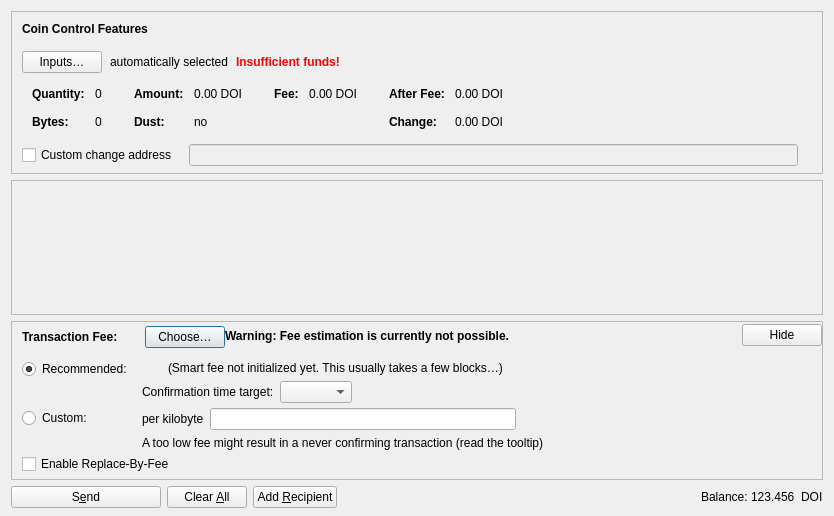
<?xml version="1.0" encoding="UTF-8"?>
<ui version="4.0">
 <class>SendCoinsDialog</class>
 <widget class="QDialog" name="SendCoinsDialog">
  <property name="geometry">
   <rect>
    <x>0</x>
    <y>0</y>
    <width>831</width>
    <height>516</height>
   </rect>
  </property>
  <property name="windowTitle">
   <string>Send Coins</string>
  </property>
  <layout class="QVBoxLayout" name="verticalLayout" stretch="0,1,0,0">
   <property name="bottomMargin">
    <number>8</number>
   </property>
   <item>
    <widget class="QFrame" name="frameCoinControl">
     <property name="sizePolicy">
      <sizepolicy hsizetype="Expanding" vsizetype="Expanding">
       <horstretch>0</horstretch>
       <verstretch>0</verstretch>
      </sizepolicy>
     </property>
     <property name="maximumSize">
      <size>
       <width>16777215</width>
       <height>16777215</height>
      </size>
     </property>
     <property name="frameShape">
      <enum>QFrame::StyledPanel</enum>
     </property>
     <property name="frameShadow">
      <enum>QFrame::Sunken</enum>
     </property>
     <layout class="QVBoxLayout" name="verticalLayoutCoinControl2">
      <property name="spacing">
       <number>0</number>
      </property>
      <property name="leftMargin">
       <number>0</number>
      </property>
      <property name="topMargin">
       <number>0</number>
      </property>
      <property name="rightMargin">
       <number>0</number>
      </property>
      <property name="bottomMargin">
       <number>6</number>
      </property>
      <item>
       <layout class="QVBoxLayout" name="verticalLayoutCoinControl" stretch="0,0,0,0,1">
        <property name="spacing">
         <number>0</number>
        </property>
        <property name="leftMargin">
         <number>10</number>
        </property>
        <property name="topMargin">
         <number>10</number>
        </property>
        <item>
         <layout class="QHBoxLayout" name="horizontalLayoutCoinControl1">
          <property name="bottomMargin">
           <number>15</number>
          </property>
          <item>
           <widget class="QLabel" name="labelCoinControlFeatures">
            <property name="sizePolicy">
             <sizepolicy hsizetype="Preferred" vsizetype="Maximum">
              <horstretch>0</horstretch>
              <verstretch>0</verstretch>
             </sizepolicy>
            </property>
            <property name="font">
             <font>
              <weight>75</weight>
              <bold>true</bold>
             </font>
            </property>
            <property name="styleSheet">
             <string notr="true">font-weight:bold;</string>
            </property>
            <property name="text">
             <string>Coin Control Features</string>
            </property>
           </widget>
          </item>
         </layout>
        </item>
        <item>
         <layout class="QHBoxLayout" name="horizontalLayoutCoinControl2" stretch="0,0,0,0">
          <property name="spacing">
           <number>8</number>
          </property>
          <property name="bottomMargin">
           <number>10</number>
          </property>
          <item>
           <widget class="QPushButton" name="pushButtonCoinControl">
            <property name="styleSheet">
             <string notr="true"/>
            </property>
            <property name="text">
             <string>Inputs…</string>
            </property>
            <property name="autoDefault">
             <bool>false</bool>
            </property>
           </widget>
          </item>
          <item>
           <widget class="QLabel" name="labelCoinControlAutomaticallySelected">
            <property name="text">
             <string>automatically selected</string>
            </property>
            <property name="margin">
             <number>5</number>
            </property>
           </widget>
          </item>
          <item>
           <widget class="QLabel" name="labelCoinControlInsuffFunds">
            <property name="font">
             <font>
              <weight>75</weight>
              <bold>true</bold>
             </font>
            </property>
            <property name="styleSheet">
             <string notr="true">color:red;font-weight:bold;</string>
            </property>
            <property name="text">
             <string>Insufficient funds!</string>
            </property>
            <property name="margin">
             <number>5</number>
            </property>
           </widget>
          </item>
          <item>
           <spacer name="horizontalSpacerCoinControl">
            <property name="orientation">
             <enum>Qt::Horizontal</enum>
            </property>
            <property name="sizeHint" stdset="0">
             <size>
              <width>40</width>
              <height>1</height>
             </size>
            </property>
           </spacer>
          </item>
         </layout>
        </item>
        <item>
         <widget class="QWidget" name="widgetCoinControl" native="true">
          <property name="sizePolicy">
           <sizepolicy hsizetype="Preferred" vsizetype="Preferred">
            <horstretch>0</horstretch>
            <verstretch>0</verstretch>
           </sizepolicy>
          </property>
          <property name="minimumSize">
           <size>
            <width>0</width>
            <height>0</height>
           </size>
          </property>
          <property name="styleSheet">
           <string notr="true"/>
          </property>
          <layout class="QHBoxLayout" name="horizontalLayoutCoinControl5">
           <property name="leftMargin">
            <number>0</number>
           </property>
           <property name="topMargin">
            <number>0</number>
           </property>
           <property name="rightMargin">
            <number>0</number>
           </property>
           <property name="bottomMargin">
            <number>0</number>
           </property>
           <item>
            <layout class="QHBoxLayout" name="horizontalLayoutCoinControl3" stretch="0,0,0,1">
             <property name="spacing">
              <number>20</number>
             </property>
             <property name="topMargin">
              <number>0</number>
             </property>
             <property name="bottomMargin">
              <number>10</number>
             </property>
             <item>
              <layout class="QFormLayout" name="formLayoutCoinControl1">
               <property name="horizontalSpacing">
                <number>10</number>
               </property>
               <property name="verticalSpacing">
                <number>14</number>
               </property>
               <property name="leftMargin">
                <number>10</number>
               </property>
               <property name="topMargin">
                <number>4</number>
               </property>
               <property name="rightMargin">
                <number>6</number>
               </property>
               <item row="0" column="0">
                <widget class="QLabel" name="labelCoinControlQuantityText">
                 <property name="font">
                  <font>
                   <weight>75</weight>
                   <bold>true</bold>
                  </font>
                 </property>
                 <property name="text">
                  <string>Quantity:</string>
                 </property>
                 <property name="margin">
                  <number>0</number>
                 </property>
                </widget>
               </item>
               <item row="0" column="1">
                <widget class="QLabel" name="labelCoinControlQuantity">
                 <property name="cursor">
                  <cursorShape>IBeamCursor</cursorShape>
                 </property>
                 <property name="contextMenuPolicy">
                  <enum>Qt::ActionsContextMenu</enum>
                 </property>
                 <property name="text">
                  <string notr="true">0</string>
                 </property>
                 <property name="margin">
                  <number>0</number>
                 </property>
                 <property name="textInteractionFlags">
                  <set>Qt::LinksAccessibleByMouse|Qt::TextSelectableByKeyboard|Qt::TextSelectableByMouse</set>
                 </property>
                </widget>
               </item>
               <item row="1" column="0">
                <widget class="QLabel" name="labelCoinControlBytesText">
                 <property name="font">
                  <font>
                   <weight>75</weight>
                   <bold>true</bold>
                  </font>
                 </property>
                 <property name="text">
                  <string>Bytes:</string>
                 </property>
                </widget>
               </item>
               <item row="1" column="1">
                <widget class="QLabel" name="labelCoinControlBytes">
                 <property name="cursor">
                  <cursorShape>IBeamCursor</cursorShape>
                 </property>
                 <property name="contextMenuPolicy">
                  <enum>Qt::ActionsContextMenu</enum>
                 </property>
                 <property name="text">
                  <string notr="true">0</string>
                 </property>
                 <property name="textInteractionFlags">
                  <set>Qt::LinksAccessibleByMouse|Qt::TextSelectableByKeyboard|Qt::TextSelectableByMouse</set>
                 </property>
                </widget>
               </item>
              </layout>
             </item>
             <item>
              <layout class="QFormLayout" name="formLayoutCoinControl2">
               <property name="horizontalSpacing">
                <number>10</number>
               </property>
               <property name="verticalSpacing">
                <number>14</number>
               </property>
               <property name="leftMargin">
                <number>6</number>
               </property>
               <property name="topMargin">
                <number>4</number>
               </property>
               <property name="rightMargin">
                <number>6</number>
               </property>
               <item row="0" column="0">
                <widget class="QLabel" name="labelCoinControlAmountText">
                 <property name="font">
                  <font>
                   <weight>75</weight>
                   <bold>true</bold>
                  </font>
                 </property>
                 <property name="text">
                  <string>Amount:</string>
                 </property>
                 <property name="margin">
                  <number>0</number>
                 </property>
                </widget>
               </item>
               <item row="0" column="1">
                <widget class="QLabel" name="labelCoinControlAmount">
                 <property name="cursor">
                  <cursorShape>IBeamCursor</cursorShape>
                 </property>
                 <property name="contextMenuPolicy">
                  <enum>Qt::ActionsContextMenu</enum>
                 </property>
                 <property name="text">
                  <string notr="true">0.00 DOI</string>
                 </property>
                 <property name="textInteractionFlags">
                  <set>Qt::LinksAccessibleByMouse|Qt::TextSelectableByKeyboard|Qt::TextSelectableByMouse</set>
                 </property>
                </widget>
               </item>
               <item row="1" column="0">
                <widget class="QLabel" name="labelCoinControlLowOutputText">
                 <property name="font">
                  <font>
                   <weight>75</weight>
                   <bold>true</bold>
                  </font>
                 </property>
                 <property name="text">
                  <string>Dust:</string>
                 </property>
                </widget>
               </item>
               <item row="1" column="1">
                <widget class="QLabel" name="labelCoinControlLowOutput">
                 <property name="cursor">
                  <cursorShape>IBeamCursor</cursorShape>
                 </property>
                 <property name="contextMenuPolicy">
                  <enum>Qt::ActionsContextMenu</enum>
                 </property>
                 <property name="text">
                  <string notr="true">no</string>
                 </property>
                 <property name="textInteractionFlags">
                  <set>Qt::LinksAccessibleByMouse|Qt::TextSelectableByKeyboard|Qt::TextSelectableByMouse</set>
                 </property>
                </widget>
               </item>
              </layout>
             </item>
             <item>
              <layout class="QFormLayout" name="formLayoutCoinControl3">
               <property name="horizontalSpacing">
                <number>10</number>
               </property>
               <property name="verticalSpacing">
                <number>14</number>
               </property>
               <property name="leftMargin">
                <number>6</number>
               </property>
               <property name="topMargin">
                <number>4</number>
               </property>
               <property name="rightMargin">
                <number>6</number>
               </property>
               <item row="0" column="0">
                <widget class="QLabel" name="labelCoinControlFeeText">
                 <property name="font">
                  <font>
                   <weight>75</weight>
                   <bold>true</bold>
                  </font>
                 </property>
                 <property name="text">
                  <string>Fee:</string>
                 </property>
                 <property name="margin">
                  <number>0</number>
                 </property>
                </widget>
               </item>
               <item row="0" column="1">
                <widget class="QLabel" name="labelCoinControlFee">
                 <property name="cursor">
                  <cursorShape>IBeamCursor</cursorShape>
                 </property>
                 <property name="contextMenuPolicy">
                  <enum>Qt::ActionsContextMenu</enum>
                 </property>
                 <property name="text">
                  <string notr="true">0.00 DOI</string>
                 </property>
                 <property name="textInteractionFlags">
                  <set>Qt::LinksAccessibleByMouse|Qt::TextSelectableByKeyboard|Qt::TextSelectableByMouse</set>
                 </property>
                </widget>
               </item>
              </layout>
             </item>
             <item>
              <layout class="QFormLayout" name="formLayoutCoinControl4">
               <property name="horizontalSpacing">
                <number>10</number>
               </property>
               <property name="verticalSpacing">
                <number>14</number>
               </property>
               <property name="leftMargin">
                <number>6</number>
               </property>
               <property name="topMargin">
                <number>4</number>
               </property>
               <property name="rightMargin">
                <number>6</number>
               </property>
               <item row="0" column="0">
                <widget class="QLabel" name="labelCoinControlAfterFeeText">
                 <property name="font">
                  <font>
                   <weight>75</weight>
                   <bold>true</bold>
                  </font>
                 </property>
                 <property name="text">
                  <string>After Fee:</string>
                 </property>
                 <property name="margin">
                  <number>0</number>
                 </property>
                </widget>
               </item>
               <item row="0" column="1">
                <widget class="QLabel" name="labelCoinControlAfterFee">
                 <property name="cursor">
                  <cursorShape>IBeamCursor</cursorShape>
                 </property>
                 <property name="contextMenuPolicy">
                  <enum>Qt::ActionsContextMenu</enum>
                 </property>
                 <property name="text">
                  <string notr="true">0.00 DOI</string>
                 </property>
                 <property name="textInteractionFlags">
                  <set>Qt::LinksAccessibleByMouse|Qt::TextSelectableByKeyboard|Qt::TextSelectableByMouse</set>
                 </property>
                </widget>
               </item>
               <item row="1" column="0">
                <widget class="QLabel" name="labelCoinControlChangeText">
                 <property name="font">
                  <font>
                   <weight>75</weight>
                   <bold>true</bold>
                  </font>
                 </property>
                 <property name="text">
                  <string>Change:</string>
                 </property>
                </widget>
               </item>
               <item row="1" column="1">
                <widget class="QLabel" name="labelCoinControlChange">
                 <property name="cursor">
                  <cursorShape>IBeamCursor</cursorShape>
                 </property>
                 <property name="contextMenuPolicy">
                  <enum>Qt::ActionsContextMenu</enum>
                 </property>
                 <property name="text">
                  <string notr="true">0.00 DOI</string>
                 </property>
                 <property name="textInteractionFlags">
                  <set>Qt::LinksAccessibleByMouse|Qt::TextSelectableByKeyboard|Qt::TextSelectableByMouse</set>
                 </property>
                </widget>
               </item>
              </layout>
             </item>
            </layout>
           </item>
          </layout>
         </widget>
        </item>
        <item>
         <layout class="QHBoxLayout" name="horizontalLayoutCoinControl4" stretch="0,0,0">
          <property name="spacing">
           <number>12</number>
          </property>
          <property name="sizeConstraint">
           <enum>QLayout::SetDefaultConstraint</enum>
          </property>
          <property name="topMargin">
           <number>5</number>
          </property>
          <property name="rightMargin">
           <number>5</number>
          </property>
          <item>
           <widget class="QCheckBox" name="checkBoxCoinControlChange">
            <property name="toolTip">
             <string>If this is activated, but the change address is empty or invalid, change will be sent to a newly generated address.</string>
            </property>
            <property name="text">
             <string>Custom change address</string>
            </property>
           </widget>
          </item>
          <item>
           <widget class="QValidatedLineEdit" name="lineEditCoinControlChange">
            <property name="enabled">
             <bool>false</bool>
            </property>
            <property name="sizePolicy">
             <sizepolicy hsizetype="Expanding" vsizetype="Fixed">
              <horstretch>0</horstretch>
              <verstretch>0</verstretch>
             </sizepolicy>
            </property>
           </widget>
          </item>
          <item>
           <widget class="QLabel" name="labelCoinControlChangeLabel">
            <property name="sizePolicy">
             <sizepolicy hsizetype="Preferred" vsizetype="Expanding">
              <horstretch>0</horstretch>
              <verstretch>0</verstretch>
             </sizepolicy>
            </property>
            <property name="minimumSize">
             <size>
              <width>0</width>
              <height>0</height>
             </size>
            </property>
            <property name="text">
             <string/>
            </property>
            <property name="margin">
             <number>3</number>
            </property>
           </widget>
          </item>
         </layout>
        </item>
        <item>
         <spacer name="verticalSpacerCoinControl">
          <property name="orientation">
           <enum>Qt::Vertical</enum>
          </property>
          <property name="sizeHint" stdset="0">
           <size>
            <width>800</width>
            <height>1</height>
           </size>
          </property>
         </spacer>
        </item>
       </layout>
      </item>
     </layout>
    </widget>
   </item>
   <item>
    <widget class="QScrollArea" name="scrollArea">
     <property name="widgetResizable">
      <bool>true</bool>
     </property>
     <widget class="QWidget" name="scrollAreaWidgetContents">
      <property name="geometry">
       <rect>
        <x>0</x>
        <y>0</y>
        <width>811</width>
        <height>68</height>
       </rect>
      </property>
      <layout class="QVBoxLayout" name="verticalLayout_2" stretch="0,1">
       <property name="leftMargin">
        <number>0</number>
       </property>
       <property name="topMargin">
        <number>0</number>
       </property>
       <property name="rightMargin">
        <number>0</number>
       </property>
       <property name="bottomMargin">
        <number>0</number>
       </property>
       <item>
        <layout class="QVBoxLayout" name="entries">
         <property name="spacing">
          <number>6</number>
         </property>
        </layout>
       </item>
       <item>
        <spacer name="verticalSpacer">
         <property name="orientation">
          <enum>Qt::Vertical</enum>
         </property>
         <property name="sizeHint" stdset="0">
          <size>
           <width>20</width>
           <height>40</height>
          </size>
         </property>
        </spacer>
       </item>
      </layout>
     </widget>
    </widget>
   </item>
   <item>
    <widget class="QFrame" name="frameFee">
     <property name="sizePolicy">
      <sizepolicy hsizetype="Expanding" vsizetype="Expanding">
       <horstretch>0</horstretch>
       <verstretch>0</verstretch>
      </sizepolicy>
     </property>
     <property name="maximumSize">
      <size>
       <width>16777215</width>
       <height>16777215</height>
      </size>
     </property>
     <property name="frameShape">
      <enum>QFrame::StyledPanel</enum>
     </property>
     <property name="frameShadow">
      <enum>QFrame::Sunken</enum>
     </property>
     <layout class="QVBoxLayout" name="verticalLayoutFee1">
      <property name="spacing">
       <number>0</number>
      </property>
      <property name="leftMargin">
       <number>0</number>
      </property>
      <property name="topMargin">
       <number>0</number>
      </property>
      <property name="rightMargin">
       <number>0</number>
      </property>
      <property name="bottomMargin">
       <number>0</number>
      </property>
      <item>
       <layout class="QVBoxLayout" name="verticalLayoutFee2" stretch="0,0,0">
        <property name="spacing">
         <number>0</number>
        </property>
        <property name="leftMargin">
         <number>10</number>
        </property>
        <property name="topMargin">
         <number>0</number>
        </property>
        <item>
         <layout class="QHBoxLayout" name="horizontalLayoutFee1">
          <property name="bottomMargin">
           <number>0</number>
          </property>
          <item>
           <layout class="QVBoxLayout" name="verticalLayoutFee7">
            <property name="spacing">
             <number>0</number>
            </property>
            <item>
             <spacer name="verticalSpacerSmartFee">
              <property name="orientation">
               <enum>Qt::Vertical</enum>
              </property>
              <property name="sizeType">
               <enum>QSizePolicy::Fixed</enum>
              </property>
              <property name="sizeHint" stdset="0">
               <size>
                <width>1</width>
                <height>4</height>
               </size>
              </property>
             </spacer>
            </item>
            <item>
             <layout class="QHBoxLayout" name="horizontalLayoutSmartFee">
              <property name="spacing">
               <number>10</number>
              </property>
              <item>
               <widget class="QLabel" name="labelFeeHeadline">
                <property name="sizePolicy">
                 <sizepolicy hsizetype="Preferred" vsizetype="Maximum">
                  <horstretch>0</horstretch>
                  <verstretch>0</verstretch>
                 </sizepolicy>
                </property>
                <property name="font">
                 <font>
                  <weight>75</weight>
                  <bold>true</bold>
                 </font>
                </property>
                <property name="styleSheet">
                 <string notr="true">font-weight:bold;</string>
                </property>
                <property name="text">
                 <string>Transaction Fee:</string>
                </property>
               </widget>
              </item>
              <item>
               <widget class="QLabel" name="labelFeeMinimized">
                <property name="text">
                 <string/>
                </property>
               </widget>
              </item>
              <item>
               <widget class="QPushButton" name="buttonChooseFee">
                <property name="text">
                 <string>Choose…</string>
                </property>
               </widget>
              </item>
             </layout>
            </item>
            <item>
             <spacer name="verticalSpacer_5">
              <property name="orientation">
               <enum>Qt::Vertical</enum>
              </property>
              <property name="sizeHint" stdset="0">
               <size>
                <width>1</width>
                <height>1</height>
               </size>
              </property>
             </spacer>
            </item>
           </layout>
          </item>
          <item>
           <widget class="QLabel" name="fallbackFeeWarningLabel">
            <property name="font">
             <font>
              <weight>75</weight>
              <bold>true</bold>
             </font>
            </property>
            <property name="toolTip">
             <string>Using the fallbackfee can result in sending a transaction that will take several hours or days (or never) to confirm. Consider choosing your fee manually or wait until you have validated the complete chain.</string>
            </property>
            <property name="text">
             <string>Warning: Fee estimation is currently not possible.</string>
            </property>
            <property name="wordWrap">
             <bool>false</bool>
            </property>
           </widget>
          </item>
          <item>
           <spacer name="horizontalSpacer_4">
            <property name="orientation">
             <enum>Qt::Horizontal</enum>
            </property>
            <property name="sizeType">
             <enum>QSizePolicy::MinimumExpanding</enum>
            </property>
            <property name="sizeHint" stdset="0">
             <size>
              <width>40</width>
              <height>20</height>
             </size>
            </property>
           </spacer>
          </item>
          <item>
           <widget class="QPushButton" name="buttonMinimizeFee">
            <property name="toolTip">
             <string>Hide transaction fee settings</string>
            </property>
            <property name="text">
             <string>Hide</string>
            </property>
           </widget>
          </item>
         </layout>
        </item>
        <item>
         <widget class="QFrame" name="frameFeeSelection">
          <layout class="QVBoxLayout" name="verticalLayoutFee12">
           <property name="spacing">
            <number>0</number>
           </property>
           <property name="leftMargin">
            <number>0</number>
           </property>
           <property name="topMargin">
            <number>0</number>
           </property>
           <property name="rightMargin">
            <number>0</number>
           </property>
           <property name="bottomMargin">
            <number>0</number>
           </property>
           <item>
            <layout class="QGridLayout" name="gridLayoutFee">
             <property name="topMargin">
              <number>10</number>
             </property>
             <property name="bottomMargin">
              <number>4</number>
             </property>
             <property name="horizontalSpacing">
              <number>10</number>
             </property>
             <property name="verticalSpacing">
              <number>4</number>
             </property>
             <item row="1" column="1">
              <layout class="QVBoxLayout" name="verticalLayoutFee8">
               <property name="spacing">
                <number>6</number>
               </property>
               <item>
                <layout class="QHBoxLayout" name="horizontalLayoutFee13">
                 <item>
                  <widget class="QLabel" name="labelCustomPerKilobyte">
                   <property name="toolTip">
                    <string>Specify a custom fee per kB (1,000 bytes) of the transaction's virtual size.

Note:  Since the fee is calculated on a per-byte basis, a fee rate of &quot;100 satoshis per kvB&quot; for a transaction size of 500 virtual bytes (half of 1 kvB) would ultimately yield a fee of only 50 satoshis.</string>
                   </property>
                   <property name="text">
                    <string>per kilobyte</string>
                   </property>
                  </widget>
                 </item>
                 <item>
                  <widget class="BitcoinAmountField" name="customFee"/>
                 </item>
                 <item>
                  <spacer name="horizontalSpacer_6">
                   <property name="orientation">
                    <enum>Qt::Horizontal</enum>
                   </property>
                   <property name="sizeHint" stdset="0">
                    <size>
                     <width>1</width>
                     <height>1</height>
                    </size>
                   </property>
                  </spacer>
                 </item>
                </layout>
               </item>
               <item>
                <layout class="QHBoxLayout" name="horizontalLayoutFee8">
                 <item>
                  <widget class="QLabel" name="labelCustomFeeWarning">
                   <property name="enabled">
                    <bool>true</bool>
                   </property>
                   <property name="toolTip">
                    <string>When there is less transaction volume than space in the blocks, miners as well as relaying nodes may enforce a minimum fee. Paying only this minimum fee is just fine, but be aware that this can result in a never confirming transaction once there is more demand for bitcoin transactions than the network can process.</string>
                   </property>
                   <property name="text">
                    <string>A too low fee might result in a never confirming transaction (read the tooltip)</string>
                   </property>
                  </widget>
                 </item>
                 <item>
                  <spacer name="horizontalSpacer_2">
                   <property name="orientation">
                    <enum>Qt::Horizontal</enum>
                   </property>
                   <property name="sizeHint" stdset="0">
                    <size>
                     <width>1</width>
                     <height>1</height>
                    </size>
                   </property>
                  </spacer>
                 </item>
                </layout>
               </item>
              </layout>
             </item>
             <item row="0" column="0">
              <layout class="QVBoxLayout" name="verticalLayoutFee4" stretch="0,1">
               <item>
                <widget class="QRadioButton" name="radioSmartFee">
                 <property name="text">
                  <string>Recommended:</string>
                 </property>
                 <property name="checked">
                  <bool>true</bool>
                 </property>
                 <attribute name="buttonGroup">
                  <string notr="true">groupFee</string>
                 </attribute>
                </widget>
               </item>
               <item>
                <spacer name="verticalSpacer_2">
                 <property name="orientation">
                  <enum>Qt::Vertical</enum>
                 </property>
                 <property name="sizeHint" stdset="0">
                  <size>
                   <width>1</width>
                   <height>1</height>
                  </size>
                 </property>
                </spacer>
               </item>
              </layout>
             </item>
             <item row="1" column="0">
              <layout class="QVBoxLayout" name="verticalLayoutFee9" stretch="0,1">
               <item>
                <widget class="QRadioButton" name="radioCustomFee">
                 <property name="text">
                  <string>Custom:</string>
                 </property>
                 <attribute name="buttonGroup">
                  <string notr="true">groupFee</string>
                 </attribute>
                </widget>
               </item>
               <item>
                <spacer name="verticalSpacer_6">
                 <property name="orientation">
                  <enum>Qt::Vertical</enum>
                 </property>
                 <property name="sizeHint" stdset="0">
                  <size>
                   <width>1</width>
                   <height>1</height>
                  </size>
                 </property>
                </spacer>
               </item>
              </layout>
             </item>
             <item row="0" column="1">
              <layout class="QVBoxLayout" name="verticalLayoutFee3" stretch="0,0,1">
               <property name="spacing">
                <number>6</number>
               </property>
               <property name="topMargin">
                <number>2</number>
               </property>
               <item>
                <layout class="QHBoxLayout" name="horizontalLayoutFee12">
                 <item>
                  <widget class="QLabel" name="labelSmartFee">
                   <property name="text">
                    <string/>
                   </property>
                  </widget>
                 </item>
                 <item>
                  <widget class="QLabel" name="labelFeeEstimation">
                   <property name="text">
                    <string/>
                   </property>
                  </widget>
                 </item>
                 <item>
                  <widget class="QLabel" name="labelSmartFee2">
                   <property name="text">
                    <string>(Smart fee not initialized yet. This usually takes a few blocks…)</string>
                   </property>
                  </widget>
                 </item>
                 <item>
                  <spacer name="horizontalSpacer_5">
                   <property name="orientation">
                    <enum>Qt::Horizontal</enum>
                   </property>
                   <property name="sizeHint" stdset="0">
                    <size>
                     <width>1</width>
                     <height>1</height>
                    </size>
                   </property>
                  </spacer>
                 </item>
                </layout>
               </item>
               <item>
                <layout class="QHBoxLayout" name="horizontalLayoutFee9">
                 <item>
                  <layout class="QVBoxLayout" name="verticalLayoutFee6">
                   <item>
                    <widget class="QLabel" name="labelSmartFee3">
                     <property name="text">
                      <string>Confirmation time target:</string>
                     </property>
                    </widget>
                   </item>
                  </layout>
                 </item>
                 <item>
                  <layout class="QVBoxLayout" name="verticalLayoutFee5">
                   <property name="rightMargin">
                    <number>30</number>
                   </property>
                   <item>
                    <layout class="QHBoxLayout" name="horizontalLayoutConfTarget">
                     <property name="bottomMargin">
                      <number>0</number>
                     </property>
                     <item>
                      <widget class="QComboBox" name="confTargetSelector"/>
                     </item>
                     <item>
                      <spacer name="horizontalSpacerConfTarget">
                       <property name="orientation">
                        <enum>Qt::Horizontal</enum>
                       </property>
                       <property name="sizeHint" stdset="0">
                        <size>
                         <width>40</width>
                         <height>20</height>
                        </size>
                       </property>
                      </spacer>
                     </item>
                    </layout>
                   </item>
                  </layout>
                 </item>
                </layout>
               </item>
               <item>
                <spacer name="verticalSpacer_4">
                 <property name="orientation">
                  <enum>Qt::Vertical</enum>
                 </property>
                 <property name="sizeHint" stdset="0">
                  <size>
                   <width>1</width>
                   <height>1</height>
                  </size>
                 </property>
                </spacer>
               </item>
              </layout>
             </item>
            </layout>
           </item>
           <item>
            <widget class="QCheckBox" name="optInRBF">
             <property name="toolTip">
              <string>With Replace-By-Fee (BIP-125) you can increase a transaction's fee after it is sent. Without this, a higher fee may be recommended to compensate for increased transaction delay risk.</string>
             </property>
             <property name="text">
              <string>Enable Replace-By-Fee</string>
             </property>
            </widget>
           </item>
          </layout>
         </widget>
        </item>
        <item>
         <spacer name="verticalSpacerFee">
          <property name="orientation">
           <enum>Qt::Vertical</enum>
          </property>
          <property name="sizeHint" stdset="0">
           <size>
            <width>40</width>
            <height>5</height>
           </size>
          </property>
         </spacer>
        </item>
       </layout>
      </item>
     </layout>
    </widget>
   </item>
   <item>
    <layout class="QHBoxLayout" name="horizontalLayout">
     <item>
      <widget class="QPushButton" name="sendButton">
       <property name="minimumSize">
        <size>
         <width>150</width>
         <height>0</height>
        </size>
       </property>
       <property name="toolTip">
        <string>Confirm the send action</string>
       </property>
       <property name="text">
        <string>S&amp;end</string>
       </property>
       <property name="icon">
        <iconset resource="../bitcoin.qrc">
         <normaloff>:/icons/send</normaloff>:/icons/send</iconset>
       </property>
       <property name="autoDefault">
        <bool>false</bool>
       </property>
       <property name="default">
        <bool>false</bool>
       </property>
      </widget>
     </item>
     <item>
      <widget class="QPushButton" name="clearButton">
       <property name="sizePolicy">
        <sizepolicy hsizetype="Minimum" vsizetype="Fixed">
         <horstretch>0</horstretch>
         <verstretch>0</verstretch>
        </sizepolicy>
       </property>
       <property name="toolTip">
        <string>Clear all fields of the form.</string>
       </property>
       <property name="text">
        <string>Clear &amp;All</string>
       </property>
       <property name="icon">
        <iconset resource="../bitcoin.qrc">
         <normaloff>:/icons/remove</normaloff>:/icons/remove</iconset>
       </property>
       <property name="autoDefault">
        <bool>false</bool>
       </property>
      </widget>
     </item>
     <item>
      <widget class="QPushButton" name="addButton">
       <property name="toolTip">
        <string>Send to multiple recipients at once</string>
       </property>
       <property name="text">
        <string>Add &amp;Recipient</string>
       </property>
       <property name="icon">
        <iconset resource="../bitcoin.qrc">
         <normaloff>:/icons/add</normaloff>:/icons/add</iconset>
       </property>
       <property name="autoDefault">
        <bool>false</bool>
       </property>
      </widget>
     </item>
     <item>
      <spacer name="horizontalSpacer">
       <property name="orientation">
        <enum>Qt::Horizontal</enum>
       </property>
       <property name="sizeHint" stdset="0">
        <size>
         <width>40</width>
         <height>20</height>
        </size>
       </property>
      </spacer>
     </item>
     <item>
      <layout class="QHBoxLayout" name="horizontalLayout_2">
       <property name="spacing">
        <number>3</number>
       </property>
       <item>
        <widget class="QLabel" name="labelBalanceName">
         <property name="sizePolicy">
          <sizepolicy hsizetype="Preferred" vsizetype="Fixed">
           <horstretch>0</horstretch>
           <verstretch>0</verstretch>
          </sizepolicy>
         </property>
         <property name="text">
          <string>Balance:</string>
         </property>
        </widget>
       </item>
       <item>
        <widget class="QLabel" name="labelBalance">
         <property name="sizePolicy">
          <sizepolicy hsizetype="Preferred" vsizetype="Fixed">
           <horstretch>0</horstretch>
           <verstretch>0</verstretch>
          </sizepolicy>
         </property>
         <property name="cursor">
          <cursorShape>IBeamCursor</cursorShape>
         </property>
         <property name="text">
          <string notr="true">123.456  DOI</string>
         </property>
         <property name="textInteractionFlags">
          <set>Qt::LinksAccessibleByMouse|Qt::TextSelectableByKeyboard|Qt::TextSelectableByMouse</set>
         </property>
        </widget>
       </item>
      </layout>
     </item>
    </layout>
   </item>
  </layout>
 </widget>
 <customwidgets>
  <customwidget>
   <class>QValidatedLineEdit</class>
   <extends>QLineEdit</extends>
   <header>qt/qvalidatedlineedit.h</header>
  </customwidget>
  <customwidget>
   <class>BitcoinAmountField</class>
   <extends>QLineEdit</extends>
   <header>qt/bitcoinamountfield.h</header>
   <container>1</container>
  </customwidget>
 </customwidgets>
 <resources>
  <include location="../bitcoin.qrc"/>
 </resources>
 <connections/>
 <buttongroups>
  <buttongroup name="groupFee"/>
 </buttongroups>
</ui>
